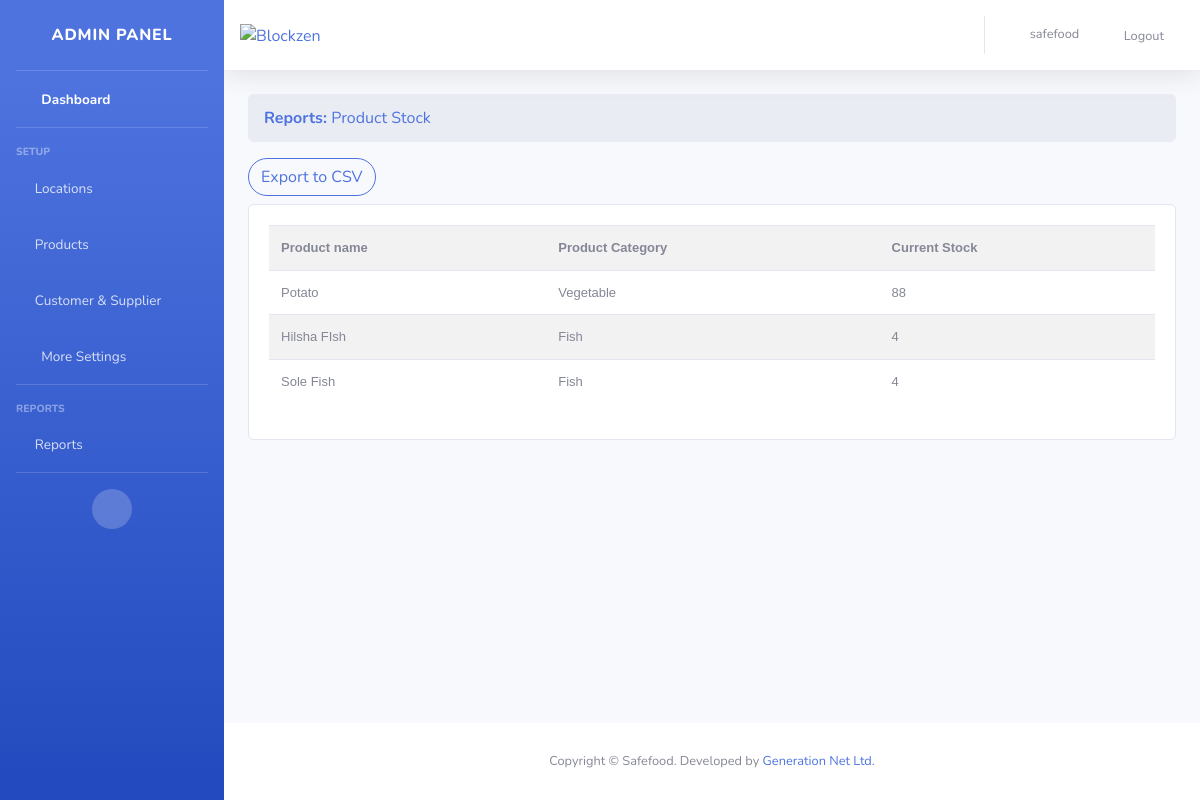
The app's page /productstock (signed in) with its own data.
### store/models.py (models this page shows, shortened)
class Product(models.Model):
    name = models.CharField(max_length=200, null= True)
    price = models.DecimalField(max_digits=8, decimal_places=2, null = True, blank = True)
    image = models.ImageField(null = True, blank = True)
    subcategory = models.ForeignKey(Subcategory, on_delete = models.SET_NULL, null = True)
    supplier = models.ForeignKey(Supplier, on_delete= models.SET_NULL, null = True)
    purchase_price = models.DecimalField(max_digits=8, decimal_places=2, null=True, blank= True)
    purchase_date = models.DateField(null = True, blank = True)
    ispopular = models.BooleanField(default= False, null= True, blank= True)
    quantity = models.IntegerField(default= 0, null = True, blank = True)
    unit = models.CharField(max_length=200, null= True, blank= True)
    date_creation = models.DateTimeField(auto_now_add= True, null= True, blank= True)
    bengali_name = models.CharField(max_length=200, null= True, blank= True)
    @property
    def imageURL(self):
        try:
            url = self.image.url
        except:
            url = ''
        return url
    @property
    def get_prod_sold(self):
        orderitems = self.orderitem_set.all()
        stock = sum([item.quantity for item in orderitems])
        return stock
    @property
    def get_stock(self):
        stock = self.quantity - self.get_prod_sold
        return stock

class Subcategory(models.Model):
    subcategoryname = models.CharField(max_length= 200, null= False, blank= False)
    subcatdesc = models.CharField(max_length=500, null= True, blank= True)
    categoryname = models.ForeignKey(Category, on_delete=models.SET_NULL, null = True, blank = True)
    parentsubcategory = models.ForeignKey('self', on_delete= models.SET_NULL, null = True, blank = True)
    subcategoryimage = models.ImageField(null= True, blank = True)
    creationdate = models.DateTimeField(auto_now_add=True, blank = True)
    createdby = models.ForeignKey(User, on_delete=models.CASCADE, null = True, blank = True)
    haveproducts = models.BooleanField(default= False, null= True, blank= True)

class Category(models.Model):
    categoryname = models.CharField(max_length= 200, null= False, blank= False)
    categorydesc = models.CharField(max_length=500, null= True, blank= True)
    categoryimage = models.ImageField(null= True, blank = True)
    creationdate = models.DateTimeField(auto_now_add=True, blank = True)
    createdby = models.ForeignKey(User, on_delete=models.CASCADE, null = True, blank = True)
    def __str__(self):
        return self.categoryname

class OrderItem(models.Model):
    product = models.ForeignKey(Product, on_delete= models.SET_NULL, null = True)
    order = models.ForeignKey(Order, on_delete= models.SET_NULL, null = True)
    quantity = models.IntegerField(default= 0, null = True, blank = True)
    date_added = models.DateTimeField(auto_now_add= True)
    unit_price = models.DecimalField(max_digits=8, decimal_places=2, null=True, blank=True)

### adminpanel/decorators.py (the view)
    def wrapper_func(request, *args, **kwargs):
        group = None
        if request.user.groups.exists():
            group = request.user.groups.all()[0].name
        if group == 'admin':
            return view_func(request, *args, **kwargs)
        else:
            return redirect('home')

### adminpanel/views.py (called while the page is built)
@login_required(login_url='login')
@admin_only
def productstockrpt(request):
    reporttitle = 'Product Stock'
    reportdata = Product.objects.all()
    context ={
        'reporttitle': reporttitle,
        'reportdata': reportdata,
    }
    return render(request, 'adminpanel/report.html', context)

### adminpanel/templates/adminpanel/report.html
{% extends 'adminpanel/adminbase.html' %}
{% load static %}
{% block content %}
<div class="container">
    <nav aria-label="breadcrumb">
        <ol class="breadcrumb">
          <li class="breadcrumb-item"><a href="{% url 'dashboard' %}"><strong>Reports: </strong>{{ reporttitle }}</a></li>
        </ol>
    </nav>
    <h5 class="btn btn-outline-primary" style="border-radius: 50px;">
        <a href="{% url 'exportdata' %}">Export to CSV</a>
    </h5>
	<div class="card card-body">
        {% if reporttitle == 'Product Stock' %}
            <table class="table table-striped">
                <tr style="font-family: Verdana, Geneva, Tahoma, sans-serif; font-size: small;">
                    <th scope="col">Product name</th>
                    <th scope="col">Product Category</th>
                    <th scope="col">Current Stock</th>
                </tr>
                {% if reportdata %}
                    {% for item in reportdata %}
                        <tr style="font-family: Verdana, Geneva, Tahoma, sans-serif; font-size: small;">
                            <td scope="row">{{ item.name }}</td>
                            <td scope="row">{{ item.subcategory.categoryname }}</td>
                            <td scope="row">{{ item.get_stock }} </td>
                        </tr>
                    {% endfor %}
                {% endif %}
            </table>
        {% endif %}
	</div>
</div>
{% endblock %}

### adminpanel/templates/adminpanel/adminbase.html (shortened to what this page needs)
{% load static %}
<!DOCTYPE html>
<html lang="en">
<head>
  <link rel="stylesheet" href="https://stackpath.bootstrapcdn.com/bootstrap/4.5.0/css/bootstrap.min.css">
  <link href="{% static 'css/admin/fontawesome-free/css/all.min.css' %}" rel="stylesheet" type="text/css">
  <link href="{% static 'css/admin/sb-admin-2.min.css' %}" rel="stylesheet">
</head>
<body id="page-top">
  <div id="wrapper">
    <ul class="navbar-nav bg-gradient-primary sidebar sidebar-dark accordion" id="accordionSidebar">
      <a class="sidebar-brand d-flex align-items-center justify-content-center" href="{% url 'dashboard' %}">
        <div class="sidebar-brand-text mx-3">Admin Panel</div>
      </a>
      <hr class="sidebar-divider my-0">
      <li class="nav-item active">
        <a class="nav-link" href="{% url 'dashboard' %}">
          <i class="fas fa-fw fa-tachometer-alt"></i>
          <span>Dashboard</span></a>
      </li>
      <hr class="sidebar-divider">
      <div class="sidebar-heading">
        Setup
      </div>
      <li class="nav-item">
        <a class="nav-link collapsed" href="#" data-toggle="collapse" data-target="#collapseTwo" aria-expanded="true" aria-controls="collapseTwo">
          <i class="fas fa-map"></i>
          <span>Locations</span>
        </a>
      </li>
      <li class="nav-item">
        <a class="nav-link collapsed" href="#" data-toggle="collapse" data-target="#collapseProd" aria-expanded="true" aria-controls="collapseTwo">
          <i class="fas fa-gem"></i>
          <span>Products</span>
        </a>
      </li>
      <li class="nav-item">
        <a class="nav-link collapsed" href="#" data-toggle="collapse" data-target="#collapseCust" aria-expanded="true" aria-controls="collapseTwo">
          <i class="fa fa-user"></i>
          <span>Customer & Supplier</span>
        </a>
      </li>
      <li class="nav-item">
        <a class="nav-link collapsed" href="#" data-toggle="collapse" data-target="#collapseUtilities" aria-expanded="true" aria-controls="collapseUtilities">
          <i class="fas fa-fw fa-wrench"></i>
          <span>More Settings</span>
        </a>
      </li>
      <hr class="sidebar-divider">
      <div class="sidebar-heading">
        Reports
      </div>
      <li class="nav-item">
        <a class="nav-link collapsed" href="#" data-toggle="collapse" data-target="#collapsePages" aria-expanded="true" aria-controls="collapsePages">
          <i class="fas fa-chart-bar"></i>
          <span>Reports</span>
        </a>
      </li>
      <hr class="sidebar-divider d-none d-md-block">
      <div class="text-center d-none d-md-inline">
        <button class="rounded-circle border-0" id="sidebarToggle"></button>
      </div>
    </ul>
    <div id="content-wrapper" class="d-flex flex-column">
      <div id="content">
        {% include 'adminpanel/sidemenu.html' %}
        {% block content %}
        {% endblock %}
      </div>
      <footer class="sticky-footer bg-white">
        <div class="container my-auto">
          <div class="copyright text-center my-auto">
            <span>Copyright &copy; Safefood. Developed by <a href="https://gnetltd.com">Generation Net Ltd.</a></span>
          </div>
        </div>
      </footer>
    </div>
  </div>
</body>
</html>

### adminpanel/templates/adminpanel/sidemenu.html (shortened to what this page needs)
{% load static %}
<nav class="navbar navbar-expand navbar-light bg-white topbar mb-4 static-top shadow">
    <a class="site-logo" href="{% url 'home' %}">
      <img style="height: 50px;" src="{% static 'images/logo/safefood.png' %}" alt="Blockzen">
    </a>
    <ul class="navbar-nav ml-auto">
      <li class="nav-item dropdown no-arrow">
        <a class="nav-link dropdown-toggle" href="#" id="userDropdown" role="button" data-toggle="dropdown" aria-haspopup="true" aria-expanded="false">
          <i class="fa fa-user"></i> &nbsp;
          <span class="mr-2 d-none d-lg-inline text-gray-600 small">{{ request.user }}</span>
        </a>
      </li>
      <li class="nav-item dropdown no-arrow">
        <a class="nav-link dropdown-toggle" href="{% url 'logout' %}">
          <div> <i class="fas fa-sign-out-alt"></i><span class="mr-2 d-none d-lg-inline text-gray-600 small">Logout</span>
          </div>
      </a>
      </li>
    </ul>
  </nav>

### adminpanel/templates/adminpanel/adminbase.html (style rules this page uses)
th, td { font-size: small; }

### records on screen
Product: name "Potato", subcategory.categoryname "Vegetable", get_stock "88"
Product: name "Hilsha FIsh", subcategory.categoryname "Fish", get_stock "4"
Product: name "Sole Fish", subcategory.categoryname "Fish", get_stock "4"

### other values on screen
{{ request.user }} "safefood"
{{ reporttitle }} "Product Stock"
